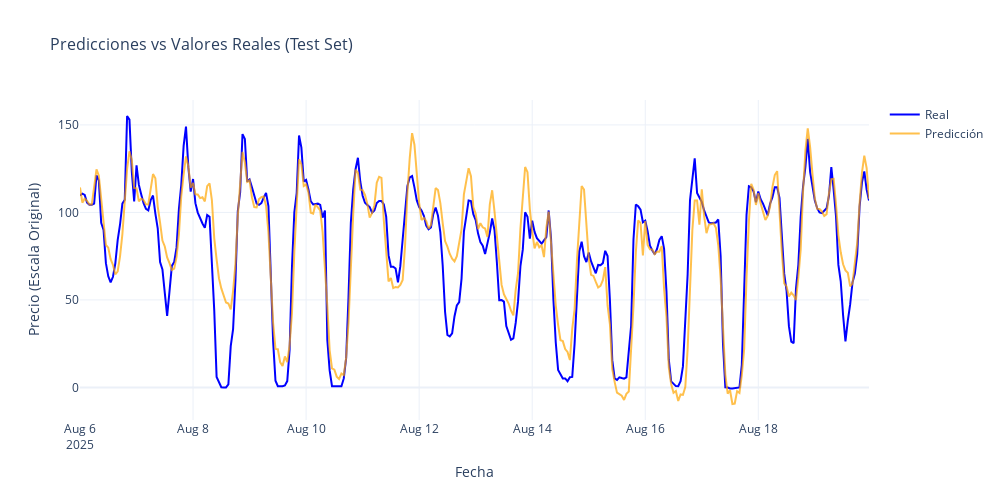

This figure's notebook cell:
### Code cell
test_dates = data_df['Datetime_hour'].iloc[-num_test_samples:].reset_index(drop=True)

# Como y_test tiene forma (n_muestras, 24), lo aplanamos
y_test_flat = y_test_rescaled.flatten()
y_pred_flat = y_pred_rescaled.flatten()

# Cortamos las fechas para que coincidan con el tamaño
test_dates = test_dates.iloc[:len(y_test_flat)]

# --- Crear dataframe para graficar ---
df_plot = pd.DataFrame({
    "Datetime": test_dates,
    "Real": y_test_flat,
    "Predicción": y_pred_flat
})

# Pasamos a formato long (para usar plotly express más fácil)
df_melted = df_plot.melt(id_vars="Datetime", value_vars=["Real", "Predicción"],
                         var_name="Serie", value_name="Precio")

fig = px.line(df_melted,x="Datetime",y="Precio",color="Serie",title="Predicciones vs Valores Reales (Test Set)",
    labels={"Precio": "Precio (Escala Original)", "Serie": "Leyenda"},
    color_discrete_map={"Real": "blue", "Predicción": "orange"}
)

# Personalizar el gráfico
fig.update_layout(
    title_font_size=16,
    xaxis_title="Fecha",
    xaxis_title_font_size=14,
    yaxis_title="Precio (Escala Original)",
    yaxis_title_font_size=14,
    legend_title="",
    width=1000,
    height=500,
    template="plotly_white",
    hovermode="x unified"
)

# Ajustar la opacidad de la línea de predicción
fig.update_traces(opacity=0.7, selector={"legendgroup": "Predicción"})

# Mostrar la cuadrícula
fig.update_xaxes(showgrid=True)
fig.update_yaxes(showgrid=True)

fig.show()

### Figure 1 — Plotly figure (JSON) as saved in the notebook; plotly's stock layout.template omitted (floating-point values rounded to 4 significant figures; data arrays with more than 128 entries replaced by an {"elided": "..."} marker saying what was removed)
{"data": [{"hovertemplate": "Leyenda=Real<br>Datetime=%{x}<br>Precio (Escala Original)=%{y}<extra></extra>", "legendgroup": "Real", "line": {"color": "blue", "dash": "solid"}, "marker": {"symbol": "circle"}, "mode": "lines", "name": "Real", "orientation": "v", "showlegend": true, "type": "scatter", "x": {"elided": "336 str values"}, "xaxis": "x", "y": {"elided": "336 float values"}, "yaxis": "y"}, {"hovertemplate": "Leyenda=Predicción<br>Datetime=%{x}<br>Precio (Escala Original)=%{y}<extra></extra>", "legendgroup": "Predicción", "line": {"color": "orange", "dash": "solid"}, "marker": {"symbol": "circle"}, "mode": "lines", "name": "Predicción", "opacity": 0.7, "orientation": "v", "showlegend": true, "type": "scatter", "x": {"elided": "336 str values"}, "xaxis": "x", "y": {"elided": "336 float values"}, "yaxis": "y"}], "layout": {"height": 500, "hovermode": "x unified", "legend": {"title": {"text": ""}, "tracegroupgap": 0}, "title": {"font": {"size": 16}, "text": "Predicciones vs Valores Reales (Test Set)"}, "width": 1000, "xaxis": {"anchor": "y", "domain": [0, 1], "showgrid": true, "title": {"font": {"size": 14}, "text": "Fecha"}}, "yaxis": {"anchor": "x", "domain": [0, 1], "showgrid": true, "title": {"font": {"size": 14}, "text": "Precio (Escala Original)"}}}}
